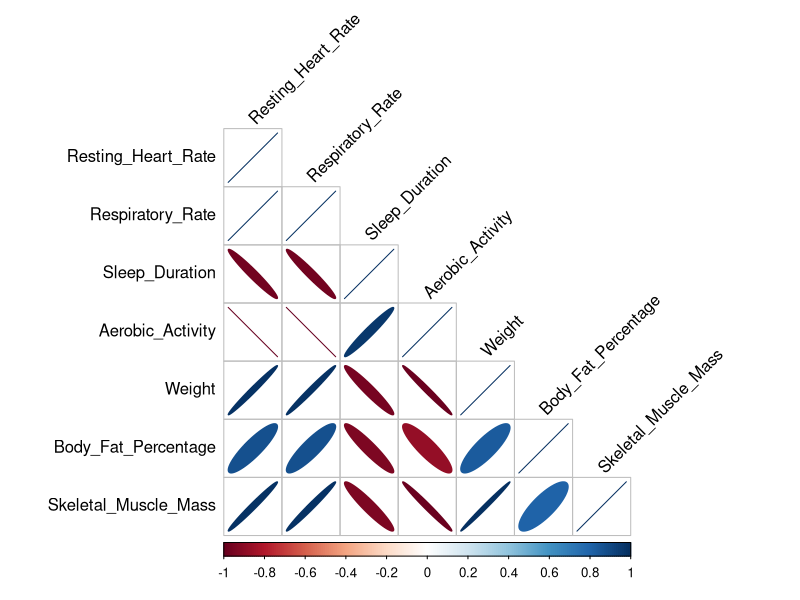

Reproduce this figure in R.
# Check if 'corrplot' is installed; if not, install it
if (!require("corrplot")) {
  install.packages("corrplot", dependencies = TRUE)
  library(corrplot)
}

# Load necessary libraries
library(ggplot2)

# Create Data Frame for WHOOP and InBody data
whoop_data <- data.frame(
  Month = c("Oct 2024", "Nov 2024", "Dec 2024", "Jan 2025", "Feb 2025", "Mar 2025"),
  Resting_Heart_Rate = c(68, 64, 60, 56, 52, 48),
  Respiratory_Rate = c(18.6, 17.7, 16.8, 15.9, 15.0, 14.1),
  Sleep_Duration = c(7.0, 7.1, 7.3, 7.4, 7.5, 7.5),
  Aerobic_Activity = c(10, 15, 20, 25, 30, 35),
  Weight = c(266.1, 260.0, 255.7, 252.0, 250.7, 244.5),  # Interpolated weight data
  Body_Fat_Percentage = c(38.7, 38.3, 38.0, 37.0, 36.5, 37.2),  # Adjusted percentages
  Skeletal_Muscle_Mass = c(93.3, 91.5, 90.4, 90.0, 89.0, 87.3)   # Interpolated muscle mass
)

# Compute Correlation Matrix (excluding Month column)
correlation_matrix <- cor(whoop_data[,-1])

# Print the Correlation Matrix
print(correlation_matrix)

# Visualize the Correlation Matrix using corrplot
corrplot(correlation_matrix, method = "ellipse", type = "lower", 
         tl.col = "black", tl.srt = 45)

# Save the plot to a file (optional)
ggsave("correlation_matrix_plot.png", width = 8, height = 6)
